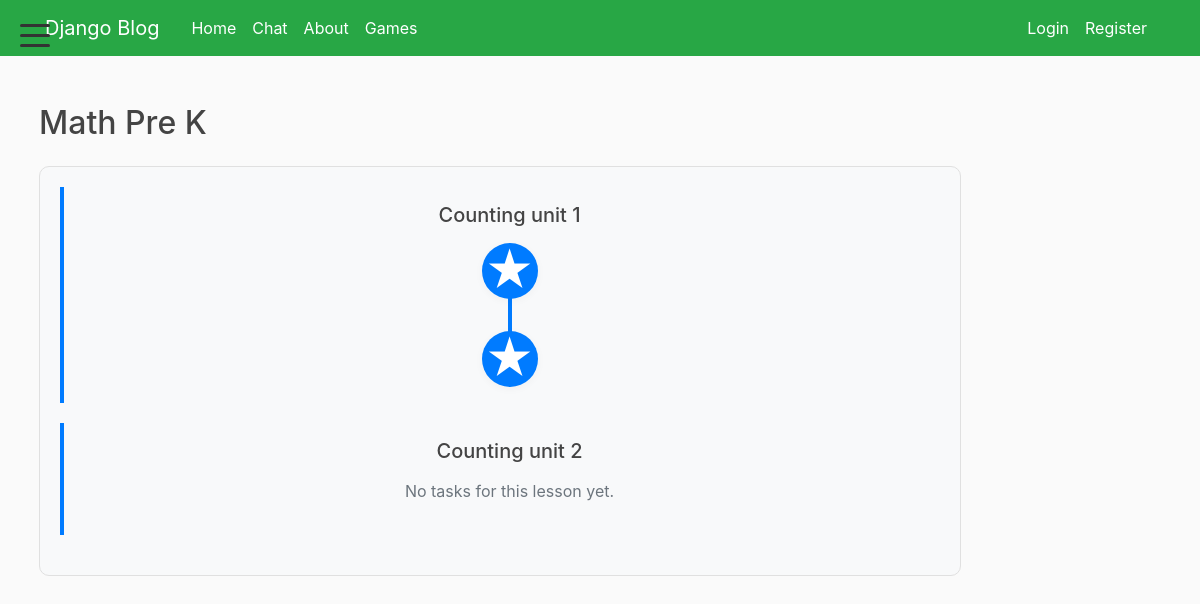
Screenshot of /course/2/ with the database file from the repository.
### blog/models.py (models this page shows, shortened)
class Course(models.Model):
    name = models.CharField(max_length=100)

class Lesson(models.Model):
    course = models.ForeignKey(Course, related_name='lessons', on_delete=models.CASCADE)
    name = models.CharField(max_length=100)

class Task(models.Model):
    lesson = models.ForeignKey(Lesson, related_name='tasks', on_delete=models.CASCADE)
    name = models.CharField(max_length=100)

### blog/views.py (the view)
# urls.py: path('course/<int:course_id>/', views.course_detail, name='course-detail'),
def course_detail(request, course_id):
    course = get_object_or_404(Course, id=course_id)
    lessons = course.lessons.all()
    return render(request, 'blog/course_detail.html', {'course': course, 'lessons': lessons})

### blog/templatetags/custom_filters.py (called while the page is built)
@register.filter(name='is_not_student')
def is_not_student(user):
    return not user.groups.filter(name='Students').exists()

### blog/templates/blog/course_detail.html (shortened to what this page needs)
{% extends "blog/base.html" %}
{% block content %}
<div class="container">
    <h2 class="mt-4 mb-4">{{ course.name }}</h2>
    {% if lessons %}
        <div class="card mb-3" style="background: #f8f9fa; border-radius: 10px; border: 1px solid #e0e0e0;">
            <div class="card-body">
                {% for lesson in lessons %}
                    <div class="lesson-section py-3">
                        <h5 class="mb-3 text-center">{{ lesson.name }}</h5>
                        {% if lesson.tasks.all %}
                            <ul class="list-group task-list-vertical d-flex flex-column align-items-center">
                                {% for task in lesson.tasks.all %}
                                    <li class="list-group-item border-0 bg-transparent position-relative">
                                        <a href="{% url 'task-detail' task.id %}" class="task-circle-btn d-flex align-items-center justify-content-center">
                                            {% if task.name == "Addition" %}
                                                ➕
                                            {% elif task.name == "Subtraction" %}
                                                ➖
                                            {% elif task.name == "Multiplication" %}
                                                ✖️
                                            {% elif task.name == "Division" %}
                                                ➗
                                            {% else %}
                                                <span class="star-symbol">&#9733;</span>
                                            {% endif %}
                                        </a>
                                        {% if not forloop.last %}
                                            <span class="vertical-line"></span>
                                        {% endif %}
                                    </li>
                                {% endfor %}
                            </ul>
                        {% else %}
                            <p class="text-muted text-center">No tasks for this lesson yet.</p>
                        {% endif %}
                    </div>
                {% endfor %}
            </div>
        </div>
    {% else %}
        <p class="text-muted">No lessons found for this course.</p>
    {% endif %}
</div>
{% endblock %}

### blog/static/blog/main.css (style rules this page uses)
body { background: #fafafa; color: #333333; margin-top: 5rem; }
h1, h2, h3, h4, h5, h6 { color: #444444; }
ul { margin: 0; }
.lesson-section { border-left: 4px solid #007bff; padding-left: 15px; margin-bottom: 20px; }

### blog/templates/blog/course_detail.html (style rules this page uses)
.task-circle-btn { width: 56px; height: 56px; border-radius: 50%; background: #007bff; color: #fff; font-size: 2em; font-weight: bold; display: flex; align-items: center; justify-content: center; transition: background 0.2s, color 0.2s; text-decoration: none; box-shadow: 0 2px 8px rgba(0,0,0,0.04); z-index: 1; }
.star-symbol { font-size: 1.5em; color: #fff; line-height: 1; }
.task-list-vertical .list-group-item { background: transparent; padding: 0; border: none; position: relative; display: flex; flex-direction: column; align-items: center; margin-bottom: 0; }
.vertical-line { display: block; width: 4px; height: 40px; background: #007bff; margin-top: -4px; margin-bottom: -4px; border-radius: 2px; z-index: 0; }

### rows the page displays
Course: name "Math Pre K"
Lesson: name "Counting unit 1"
Lesson: name "Counting unit 2", shows "No tasks for this lesson yet."
